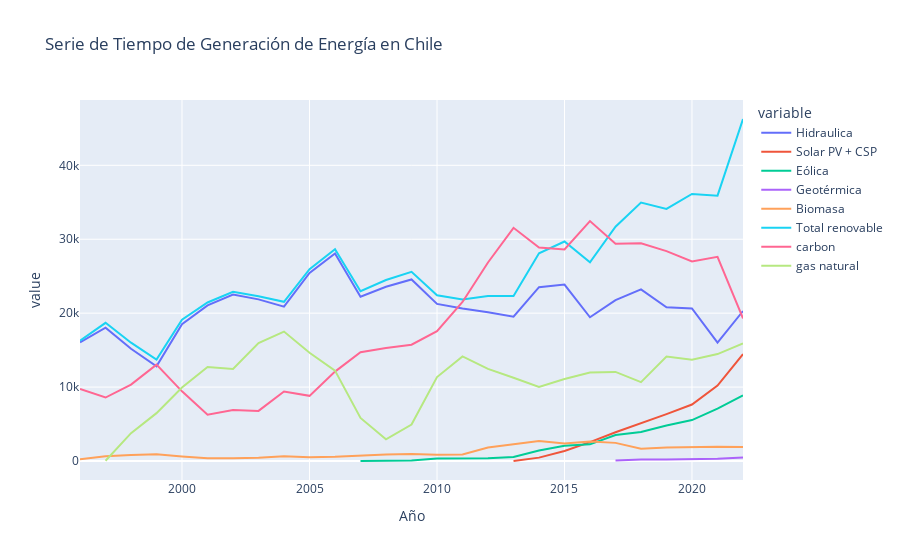

Notebook source saved alongside this figure:
### Code cell
# Lista de fuentes de energía renovables y no renovables a incluir
fuentes_energia = ["Hidraulica", "Solar PV + CSP", "Eólica", "Geotérmica", "Biomasa", "Total renovable", 
                   "carbon", "gas natural", "petroleo", "subtotal no renovable"]

# Preparar DataFrame para cada fuente de energía y unirlos
df_series = pd.DataFrame()

for fuente in fuentes_energia:
    if fuente in df[df.columns[0]].values:
        df_temp = df[df[df.columns[0]] == fuente]
        df_temp = df_temp.drop(df_temp.columns[0], axis=1).T
        df_temp.columns = [fuente]
        df_temp = df_temp.reset_index()
        df_temp.rename(columns={"index": "Año"}, inplace=True)
        df_temp['Año'] = pd.to_datetime(df_temp['Año'], format='%Y')
        df_series = pd.concat([df_series, df_temp.set_index('Año')], axis=1)
    else:
        print(f"Fuente '{fuente}' no encontrada en los datos")

# Restablecer el índice
df_series = df_series.reset_index()

# Crear el gráfico de serie de tiempo con Plotly
fig = px.line(df_series, x='Año', y=df_series.columns[1:], title='Serie de Tiempo de Generación de Energía en Chile')

# Mostrar el gráfico
fig.show()

### Figure 1 — Plotly figure (JSON) as saved in the notebook; plotly's stock layout.template omitted (floating-point values rounded to 4 significant figures)
{"data": [{"hovertemplate": "variable=Hidraulica<br>Año=%{x}<br>value=%{y}<extra></extra>", "legendgroup": "Hidraulica", "line": {"color": "#636efa", "dash": "solid"}, "marker": {"symbol": "circle"}, "mode": "lines", "name": "Hidraulica", "orientation": "v", "showlegend": true, "type": "scatter", "x": ["1996-01-01T00:00:00", "1997-01-01T00:00:00", "1998-01-01T00:00:00", "1999-01-01T00:00:00", "2000-01-01T00:00:00", "2001-01-01T00:00:00", "2002-01-01T00:00:00", "2003-01-01T00:00:00", "2004-01-01T00:00:00", "2005-01-01T00:00:00", "2006-01-01T00:00:00", "2007-01-01T00:00:00", "2008-01-01T00:00:00", "2009-01-01T00:00:00", "2010-01-01T00:00:00", "2011-01-01T00:00:00", "2012-01-01T00:00:00", "2013-01-01T00:00:00", "2014-01-01T00:00:00", "2015-01-01T00:00:00", "2016-01-01T00:00:00", "2017-01-01T00:00:00", "2018-01-01T00:00:00", "2019-01-01T00:00:00", "2020-01-01T00:00:00", "2021-01-01T00:00:00", "2022-01-01T00:00:00"], "xaxis": "x", "y": [16051, 18040, 15194, 12817, 18508, 21058, 22524, 21864, 20889, 25436, 28068, 22227, 23570, 24557, 21254, 20623, 20124, 19514, 23511, 23866, 19446, 21768, 23218, 20797, 20637, 16016, 20290], "yaxis": "y"}, {"hovertemplate": "variable=Solar PV + CSP<br>Año=%{x}<br>value=%{y}<extra></extra>", "legendgroup": "Solar PV + CSP", "line": {"color": "#EF553B", "dash": "solid"}, "marker": {"symbol": "circle"}, "mode": "lines", "name": "Solar PV + CSP", "orientation": "v", "showlegend": true, "type": "scatter", "x": ["1996-01-01T00:00:00", "1997-01-01T00:00:00", "1998-01-01T00:00:00", "1999-01-01T00:00:00", "2000-01-01T00:00:00", "2001-01-01T00:00:00", "2002-01-01T00:00:00", "2003-01-01T00:00:00", "2004-01-01T00:00:00", "2005-01-01T00:00:00", "2006-01-01T00:00:00", "2007-01-01T00:00:00", "2008-01-01T00:00:00", "2009-01-01T00:00:00", "2010-01-01T00:00:00", "2011-01-01T00:00:00", "2012-01-01T00:00:00", "2013-01-01T00:00:00", "2014-01-01T00:00:00", "2015-01-01T00:00:00", "2016-01-01T00:00:00", "2017-01-01T00:00:00", "2018-01-01T00:00:00", "2019-01-01T00:00:00", "2020-01-01T00:00:00", "2021-01-01T00:00:00", "2022-01-01T00:00:00"], "xaxis": "x", "y": [null, null, null, null, null, null, null, null, null, null, null, null, null, null, null, null, null, 7, 459, 1360, 2550, 3896, 5083, 6347, 7638, 10215, 14463], "yaxis": "y"}, {"hovertemplate": "variable=Eólica<br>Año=%{x}<br>value=%{y}<extra></extra>", "legendgroup": "Eólica", "line": {"color": "#00cc96", "dash": "solid"}, "marker": {"symbol": "circle"}, "mode": "lines", "name": "Eólica", "orientation": "v", "showlegend": true, "type": "scatter", "x": ["1996-01-01T00:00:00", "1997-01-01T00:00:00", "1998-01-01T00:00:00", "1999-01-01T00:00:00", "2000-01-01T00:00:00", "2001-01-01T00:00:00", "2002-01-01T00:00:00", "2003-01-01T00:00:00", "2004-01-01T00:00:00", "2005-01-01T00:00:00", "2006-01-01T00:00:00", "2007-01-01T00:00:00", "2008-01-01T00:00:00", "2009-01-01T00:00:00", "2010-01-01T00:00:00", "2011-01-01T00:00:00", "2012-01-01T00:00:00", "2013-01-01T00:00:00", "2014-01-01T00:00:00", "2015-01-01T00:00:00", "2016-01-01T00:00:00", "2017-01-01T00:00:00", "2018-01-01T00:00:00", "2019-01-01T00:00:00", "2020-01-01T00:00:00", "2021-01-01T00:00:00", "2022-01-01T00:00:00"], "xaxis": "x", "y": [null, null, null, null, null, null, null, null, null, null, null, 3, 31, 71, 325, 324, 383, 539, 1411, 2080, 2252, 3507, 3918, 4812, 5537, 7095, 8872], "yaxis": "y"}, {"hovertemplate": "variable=Geotérmica<br>Año=%{x}<br>value=%{y}<extra></extra>", "legendgroup": "Geotérmica", "line": {"color": "#ab63fa", "dash": "solid"}, "marker": {"symbol": "circle"}, "mode": "lines", "name": "Geotérmica", "orientation": "v", "showlegend": true, "type": "scatter", "x": ["1996-01-01T00:00:00", "1997-01-01T00:00:00", "1998-01-01T00:00:00", "1999-01-01T00:00:00", "2000-01-01T00:00:00", "2001-01-01T00:00:00", "2002-01-01T00:00:00", "2003-01-01T00:00:00", "2004-01-01T00:00:00", "2005-01-01T00:00:00", "2006-01-01T00:00:00", "2007-01-01T00:00:00", "2008-01-01T00:00:00", "2009-01-01T00:00:00", "2010-01-01T00:00:00", "2011-01-01T00:00:00", "2012-01-01T00:00:00", "2013-01-01T00:00:00", "2014-01-01T00:00:00", "2015-01-01T00:00:00", "2016-01-01T00:00:00", "2017-01-01T00:00:00", "2018-01-01T00:00:00", "2019-01-01T00:00:00", "2020-01-01T00:00:00", "2021-01-01T00:00:00", "2022-01-01T00:00:00"], "xaxis": "x", "y": [null, null, null, null, null, null, null, null, null, null, null, null, null, null, null, null, null, null, null, null, null, 64, 214, 202, 246, 317, 465], "yaxis": "y"}, {"hovertemplate": "variable=Biomasa<br>Año=%{x}<br>value=%{y}<extra></extra>", "legendgroup": "Biomasa", "line": {"color": "#FFA15A", "dash": "solid"}, "marker": {"symbol": "circle"}, "mode": "lines", "name": "Biomasa", "orientation": "v", "showlegend": true, "type": "scatter", "x": ["1996-01-01T00:00:00", "1997-01-01T00:00:00", "1998-01-01T00:00:00", "1999-01-01T00:00:00", "2000-01-01T00:00:00", "2001-01-01T00:00:00", "2002-01-01T00:00:00", "2003-01-01T00:00:00", "2004-01-01T00:00:00", "2005-01-01T00:00:00", "2006-01-01T00:00:00", "2007-01-01T00:00:00", "2008-01-01T00:00:00", "2009-01-01T00:00:00", "2010-01-01T00:00:00", "2011-01-01T00:00:00", "2012-01-01T00:00:00", "2013-01-01T00:00:00", "2014-01-01T00:00:00", "2015-01-01T00:00:00", "2016-01-01T00:00:00", "2017-01-01T00:00:00", "2018-01-01T00:00:00", "2019-01-01T00:00:00", "2020-01-01T00:00:00", "2021-01-01T00:00:00", "2022-01-01T00:00:00"], "xaxis": "x", "y": [238, 653, 813, 914, 617, 387, 374, 432, 646, 517, 570, 744, 884, 966, 841, 888, 1828, 2257, 2715, 2384, 2643, 2456, 1669, 1820, 1883, 1946, 1895], "yaxis": "y"}, {"hovertemplate": "variable=Total renovable<br>Año=%{x}<br>value=%{y}<extra></extra>", "legendgroup": "Total renovable", "line": {"color": "#19d3f3", "dash": "solid"}, "marker": {"symbol": "circle"}, "mode": "lines", "name": "Total renovable", "orientation": "v", "showlegend": true, "type": "scatter", "x": ["1996-01-01T00:00:00", "1997-01-01T00:00:00", "1998-01-01T00:00:00", "1999-01-01T00:00:00", "2000-01-01T00:00:00", "2001-01-01T00:00:00", "2002-01-01T00:00:00", "2003-01-01T00:00:00", "2004-01-01T00:00:00", "2005-01-01T00:00:00", "2006-01-01T00:00:00", "2007-01-01T00:00:00", "2008-01-01T00:00:00", "2009-01-01T00:00:00", "2010-01-01T00:00:00", "2011-01-01T00:00:00", "2012-01-01T00:00:00", "2013-01-01T00:00:00", "2014-01-01T00:00:00", "2015-01-01T00:00:00", "2016-01-01T00:00:00", "2017-01-01T00:00:00", "2018-01-01T00:00:00", "2019-01-01T00:00:00", "2020-01-01T00:00:00", "2021-01-01T00:00:00", "2022-01-01T00:00:00"], "xaxis": "x", "y": [16289, 18693, 16007, 13731, 19125, 21445, 22898, 22296, 21535, 25953, 28638, 22974, 24485, 25594, 22420, 21835, 22335, 22317, 28096, 29690, 26891, 31691, 34966, 34108, 36125, 35892, 46266], "yaxis": "y"}, {"hovertemplate": "variable=carbon<br>Año=%{x}<br>value=%{y}<extra></extra>", "legendgroup": "carbon", "line": {"color": "#FF6692", "dash": "solid"}, "marker": {"symbol": "circle"}, "mode": "lines", "name": "carbon", "orientation": "v", "showlegend": true, "type": "scatter", "x": ["1996-01-01T00:00:00", "1997-01-01T00:00:00", "1998-01-01T00:00:00", "1999-01-01T00:00:00", "2000-01-01T00:00:00", "2001-01-01T00:00:00", "2002-01-01T00:00:00", "2003-01-01T00:00:00", "2004-01-01T00:00:00", "2005-01-01T00:00:00", "2006-01-01T00:00:00", "2007-01-01T00:00:00", "2008-01-01T00:00:00", "2009-01-01T00:00:00", "2010-01-01T00:00:00", "2011-01-01T00:00:00", "2012-01-01T00:00:00", "2013-01-01T00:00:00", "2014-01-01T00:00:00", "2015-01-01T00:00:00", "2016-01-01T00:00:00", "2017-01-01T00:00:00", "2018-01-01T00:00:00", "2019-01-01T00:00:00", "2020-01-01T00:00:00", "2021-01-01T00:00:00", "2022-01-01T00:00:00"], "xaxis": "x", "y": [9733, 8588, 10330, 13034, 9429, 6272, 6901, 6783, 9404, 8816, 12096, 14716, 15285, 15736, 17572, 21521, 26857, 31548, 28893, 28622, 32456, 29407, 29453, 28390, 27008, 27617, 19291], "yaxis": "y"}, {"hovertemplate": "variable=gas natural<br>Año=%{x}<br>value=%{y}<extra></extra>", "legendgroup": "gas natural", "line": {"color": "#B6E880", "dash": "solid"}, "marker": {"symbol": "circle"}, "mode": "lines", "name": "gas natural", "orientation": "v", "showlegend": true, "type": "scatter", "x": ["1996-01-01T00:00:00", "1997-01-01T00:00:00", "1998-01-01T00:00:00", "1999-01-01T00:00:00", "2000-01-01T00:00:00", "2001-01-01T00:00:00", "2002-01-01T00:00:00", "2003-01-01T00:00:00", "2004-01-01T00:00:00", "2005-01-01T00:00:00", "2006-01-01T00:00:00", "2007-01-01T00:00:00", "2008-01-01T00:00:00", "2009-01-01T00:00:00", "2010-01-01T00:00:00", "2011-01-01T00:00:00", "2012-01-01T00:00:00", "2013-01-01T00:00:00", "2014-01-01T00:00:00", "2015-01-01T00:00:00", "2016-01-01T00:00:00", "2017-01-01T00:00:00", "2018-01-01T00:00:00", "2019-01-01T00:00:00", "2020-01-01T00:00:00", "2021-01-01T00:00:00", "2022-01-01T00:00:00"], "xaxis": "x", "y": [null, 42, 3775, 6476, 9949, 12729, 12440, 15956, 17508, 14651, 12230, 5822, 2938, 4938, 11355, 14153, 12457, 11258, 10027, 11092, 11987, 12059, 10664, 14131, 13710, 14464, 15895], "yaxis": "y"}], "layout": {"legend": {"title": {"text": "variable"}, "tracegroupgap": 0}, "title": {"text": "Serie de Tiempo de Generación de Energía en Chile"}, "xaxis": {"anchor": "y", "domain": [0, 1], "title": {"text": "Año"}}, "yaxis": {"anchor": "x", "domain": [0, 1], "title": {"text": "value"}}}}
